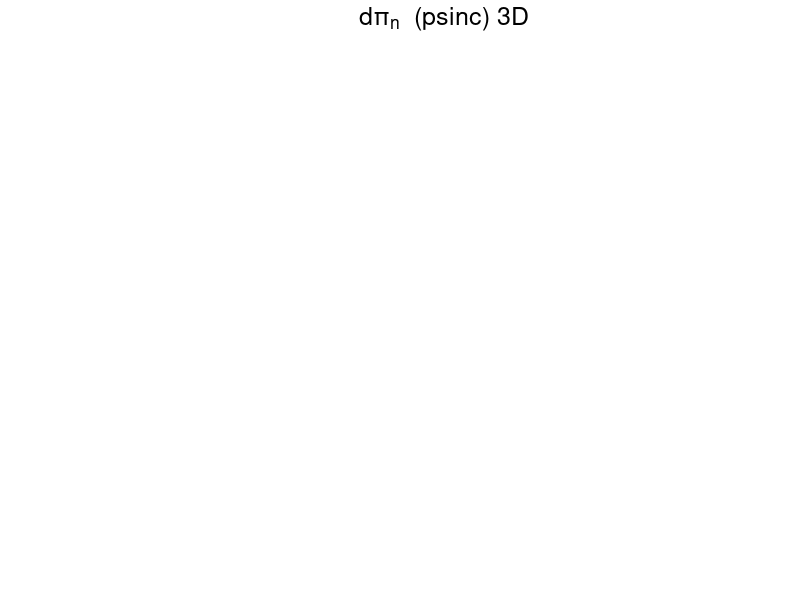

This chart was generated by the following MATLAB code: (Note: this script raises an error after producing the figure.)

% Hint: 
% saving figures as .eps:     print(gcf, 'TestPlot', '-depsc');

%modelstr = '';
%modelstr = 'comp';
modelstr = 'psinc';
%modelstr = 'psinc_w_adv_Ndt=3';
%modelstr = 'psinc_Ndt=3';
%modelstr = 'psinc_w_adv_Ndt=05';

%test_case = 'Equatorial-Long-Wave';
%test_case = 'Internal-Wave-Long-Wave';
%test_case = 'Internal-Wave-Strong-Strat';
%test_case = 'Skamarock-Klemp-Internal-Wave';
%test_case = 'Rising-Bubble';
%test_case = 'Smolarkiewicz-Margolin-Breaking-Wave';
%test_case = 'Straka';
test_case = 'Travelling-Vortex';
%test_case = 'Advection';

slice = 'xy'; % options:  'xy' 'zy' 'full3D'
showmode = 1;
separate_signs = 1;
filledcontours = 1;
fixed_contours = 0;
fixed_contour_step = 0;
no_of_contours = 10;
show_increments = 0;
symmetry = 0;        % in {0,1}
symmetrytest = 0;
showdummycells = 0;

% th0 = -0.0015/300;
% dth = 5e-4/300;
% contour_values = [th0 th0+dth th0+2*dth th0+3*dth th0+4*dth th0+5*dth th0+6*dth th0+7*dth th0+8*dth th0+9*dth th0+10*dth];
dtheta = 0.5e-3/300;
contour_values = [-5*dtheta, -4*dtheta, -3*dtheta, -2*dtheta, -dtheta, 0.0, dtheta, 2*dtheta, 3*dtheta, 4*dtheta, 5*dtheta];
%contour_values = [1.0001 1.0011 1.0022 1.0022 1.0033 1.0044 1.0055 1.0065];
%contour_values = linspace(-0.01,0.01,41) / 288.15;
title_true = 1;

%kmin = 50;
%kmax = 53;
kmin = 0;
kmax = 601;
dk   = 1;

if strcmp(test_case, 'Equatorial-Long-Wave')
    scalefactor = 2.0;
    ncx = 300; 
    ncy = 20;  
    %ncx = 600; 
    %ncy = 80;  
    L   = 8*3000.0 * scalefactor;  % 
    x0  = 0.0*L;
    H   = 10.0;  %
    aspect = [L/H/3 1 1];
    velosc = 100;  % velocity unit of RKLM code
elseif strcmp(test_case, 'Internal-Wave-Long-Wave')
    scalefactor = 2.0;
    ncx = 300; 
    ncy = 20;  
    %ncx = 600; 
    %ncy = 80;  
    L   = 3000.0 * scalefactor;  % 
    x0  = 0.0*L;
    H   = 10.0;  %
    aspect = [L/H/3 1 1];
    velosc = 100;  % velocity unit of RKLM code
elseif strcmp(test_case, 'Internal-Wave-Strong-Strat')
    scalefactor = 1.0;
    ncx = 1200; 
    ncy = 40;  
    L   = 3000.0 * scalefactor;  % 
    x0  = 0.5*L;
    H   = 10.0;  %
    aspect = [80 1 1];
    velosc = 100;  % velocity unit of RKLM code
elseif strcmp(test_case, 'Skamarock-Klemp-Internal-Wave')
    scalefactor = 1.0;
    ncx = 300; 
    ncy = 10;
    ncz = 5;
    L   = 300.0 * scalefactor;  % [km] 
    x0  = 0.5*L;
    H   = 10.0;    % [km] 
    B   = 20.0;    % [km]
    aspect = [16 1 1];
    velosc = 100;  % [m/s] velocity unit of RKLM code
elseif strcmp(test_case, 'Rising-Bubble')
    ncx = 160;  
    ncy =  80;  
    L   = 2.0;  
    x0  = 1.0;
    H   = 1.0; 
    aspect = [1 1 1];
    velosc = 100;  % velocity unit of RKLM code
elseif strcmp(test_case, 'Travelling-Vortex')
    ncx = 64;  % 512; 256;
    ncy = 64;  % 512; 256;
    ncz =  2;  % 512; 256;
    L   = 1.0;  
    x0  = 0.5;
    H   = 1.0;
    B   = 1.0/8.0;
    aspect = [1 1 1];
    velosc = 100;  % velocity unit of RKLM code
elseif strcmp(test_case, 'Straka')
    ncx = 512;  
    ncy = 64;  
    L  = 52.2;  % 
    x0 = 0.0*L;
    H  = 6.4;  %
    aspect = [1 1 1];
    velosc = 100;  % velocity unit of RKLM code
elseif strcmp(test_case, 'Smolarkiewicz-Margolin-Breaking-Wave')
    ncx = 240;  
    ncy = 120;  
    L   = 120.0;  % 
    x0  =  60.0;
    H   =  60.0;  %
    aspect = [1 1 1];
    velosc = 100;  % velocity unit of RKLM code
elseif strcmp(test_case, 'Advection')
    ncx = 31;  
    ncy = 31;  
    ncz = 31;  
    L  = 2.0;  % 
    x0 = 0.0*L;
    H  = 2.0;
    B  = 2.0;%
    aspect = [1 1 1];
    velosc = 100;  % velocity unit of RKLM code
end
    
% auxiliary adjustments of grid parameters
nnx = ncx+1;
dumsx = 2;
if ncy == 1
    nny = 1;
    dumsy = 0;
else
    nny = ncy+1;
    dumsy = 2;
end
if ncz == 1
    nnz = 1;
    dumsz = 0;
else
    nnz = ncz+1;
    dumsz = 2;
end

modelfigstr = strcat('  (',modelstr,')');

rhoY_diff = 0;
rhoZ_diff = 0;
transp    = 0;

folderstring = strcat('/Users/rupert/Documents/Computation/RKLM_Reference/low_Mach_gravity_',modelstr);

% cell-centered fields
%varstr = 'rho'; folderstr = 'rho'; titlestr = 'rho'; ndummy = 2; arraysize = [ncx ncy ncz];
%varstr = 'p'; folderstr = 'p'; titlestr = 'p'; ndummy = 2; arraysize = [ncx ncy ncz];
%varstr = 'S'; folderstr = 'S'; titlestr = 'S'; ndummy = 2; arraysize = [ncx ncy ncz];
%varstr = 'rhoY';  folderstr = 'rhoY'; titlestr = 'rhoY'; ndummy = 2; arraysize = [ncx ncy ncz]; rhoY_diff = 1;
%varstr = 'drhoY';  folderstr = 'drhoY'; titlestr = 'drhoY'; ndummy = 2; arraysize = [ncx ncy ncz];
%varstr = 'Y';  folderstr = 'Y'; titlestr = '\theta'; ndummy = 2; arraysize = [ncx ncy ncz];
%varstr = 'dY';  folderstr = 'dY'; titlestr = 'd\theta'; ndummy = 2; arraysize = [ncx ncy ncz];
%varstr = 'buoy';  folderstr = 'buoy'; titlestr = 'buoy'; ndummy = 2; arraysize = [ncx ncy ncz];
%varstr = 'rhoZp';  folderstr = 'rhoZp'; titlestr = 'rhoZp'; ndummy = 2; arraysize = [ncx ncy ncz];
%varstr = 'rhoZB';  folderstr = 'rhoZB'; titlestr = 'rhoZB'; ndummy = 2; arraysize = [ncx ncy ncz];
%varstr = 'rhoZ';  folderstr = 'rhoZ'; titlestr = 'rhoZ'; ndummy = 2; arraysize = [ncx ncy ncz];
%varstr = 'Z';  folderstr = 'Z'; titlestr = 'Z'; ndummy = 2; arraysize = [ncx ncy ncz]; rhoZ_diff = 0;
%varstr = 'u';  folderstr = 'u'; titlestr = 'u'; ndummy = 2; arraysize = [ncx ncy ncz]; symmetry = -1*symmetry;
%varstr = 'v';  folderstr = 'v'; titlestr = 'v'; ndummy = 2; arraysize = [ncx ncy ncz];
%varstr = 'w';  folderstr = 'w'; titlestr = 'w'; ndummy = 2; arraysize = [ncx ncy ncz];
%varstr = 'qv';  folderstr = 'qv'; titlestr = 'qv'; ndummy = 2; arraysize = [ncx ncy ncz];
%varstr = 'qc';  folderstr = 'qc'; titlestr = 'qc'; ndummy = 2; arraysize = [ncx ncy ncz];
%varstr = 'qr';  folderstr = 'qr'; titlestr = 'qr'; ndummy = 2; arraysize = [ncx ncy ncz];
%varstr = 'flux_rhou';  folderstr = 'fluxes'; titlestr = 'flux_rhou'; ndummy = 2; arraysize = [ncx+1 ncy ncz]; symmetry = -1*symmetry;
%varstr = 'flux_rhov';  folderstr = 'fluxes'; titlestr = 'flux_rhov'; ndummy = 2; arraysize = [ncy+1 ncz ncx]; symmetry = -1*symmetry;
%varstr = 'flux_rhov';  folderstr = 'fluxes'; titlestr = 'flux_rhov'; ndummy = 2; arraysize = [ncz+1 ncx ncy]; symmetry = -1*symmetry;

%varstr = 'p2_c';  folderstr = 'p2_c'; titlestr = '\pi'; ndummy = 2; arraysize = [ncx ncy ncz];
%varstr = 'dp2_c';  folderstr = 'dp2_c'; titlestr = 'd\pi'; ndummy = 2; arraysize = [ncx ncy ncz];
%varstr = 'dpdim';  folderstr = 'dpdime'; titlestr = 'dp [Pa]'; ndummy = 2; arraysize = [ncx ncy ncz];
%varstr = 'rhs_cells';  folderstr = 'rhs_cells'; titlestr = 'rhs_c'; ndummy = 2; arraysize = [ncx ncy ncz];

%varstr = 'p2_n';  folderstr = 'p2_nodes'; titlestr = '\pi_n';    ndummy = 2; arraysize = [nnx nny nnz];
varstr = 'dp2_n';  folderstr = 'dp2_nodes'; titlestr = 'd\pi_n';    ndummy = 2; arraysize = [nnx nny nnz];
%varstr = 'rhs_nodes';  folderstr = 'rhs_nodes'; titlestr = 'rhs_n';    ndummy = 2; arraysize = [nnx nny nnz];
%varstr = 'lap_nodes';  folderstr = 'lap_nodes'; titlestr = 'lap_n';    ndummy = 2; arraysize = [nnx nny nnz];

%varstr = 'advflux_x';  folderstr = 'advflux'; titlestr = 'advflux_x'; ndummy = 2; arraysize = [ncx+1 ncy ncz]; symmetry = -1*symmetry;
%varstr = 'advflux_y';  folderstr = 'advflux'; titlestr = 'advflux_y'; ndummy = 2; arraysize = [ncy+1 ncz ncx]; symmetry = -1*symmetry; transp = 1;
%varstr = 'advflux_z';  folderstr = 'advflux'; titlestr = 'advflux_z'; ndummy = 2; arraysize = [ncz+1 ncx ncy]; symmetry = -1*symmetry; transp = 1;

if strcmp(slice, 'full3D')
    kkmin = 1;
    dkk   = 1;
    kkmax = ncz;
else
    nslice = floor((ncz+2*ndummy)/2);
end


scrsz = get(0,'ScreenSize');
figure1 = figure('Position',[1 scrsz(4)/1.5 scrsz(3)/1.5 scrsz(4)/1.75]);
if title_true
    texthandle = annotation('textbox', [0.45 0.95 0.2 0.05]);
    set(texthandle, 'String', strcat(titlestr,modelfigstr,' 3D'), 'FontSize', 18, 'FontName', 'Helvetica', 'LineStyle', 'none');
end
%set(texthandle, 'String', titlestr, 'FontSize', 14, 'FontName', 'Optima');

for k = kmin:dk:kmax
    kstr = num2str(k);
    if k < 10
        filestr = strcat(folderstring,'/',folderstr,'/',varstr,'_00',kstr,'.hdf');
    else
        if k < 100
            filestr = strcat(folderstring,'/',folderstr,'/',varstr,'_0',kstr,'.hdf');
        else
            filestr = strcat(folderstring,'/',folderstr,'/',varstr,'_',kstr,'.hdf');
        end
    end
    v = hdfread(filestr, '/Data-Set-2', 'Index', {[1  1  1],[1  1  1],[arraysize(1)+2*ndummy  arraysize(2)+2*ndummy  arraysize(3)+2*ndummy]});
    
    if strcmp(slice, 'full3D')

        [nx, ny, nz] = size(v);
        nx = nx - 4;
        ny = ny - 4;
        nz = nz - 4;
        
        dx = L/nx;
        dy = H/ny;
        dz = B/nz;
        
        x = linspace(0.5*dx-(nx/2)*dx,-0.5*dx+(nx/2)*dx,nx);
        y = linspace(0.5*dy,-0.5*dy+ny*dy,ny);
        z = linspace(0.5*dz-(nz/2)*dz,-0.5*dz+(nz/2)*dz,nz);
                
        th = v(3:1:nx+2, 3:1:ny+2, 3:1:nz+2);
                
        % Create contours
        %[X,Y,Z] = meshgrid(x,y,z);
        %contourslice(x,y,z,th,0.0,0.5,0.0);
        %contourslice(X,Y,Z,th,[],[0.33, 0.5, 0.66],[], [1.001, 1.002, 1.003, 1.004, 1.005, 1.006]);

        %isovalue = 1.001;
        %fvc = isocaps(th,isovalue);
        %fvc = isocaps(x,y,z,th,isovalue);
        %patch(fvc);

        % Create contours

        if filledcontours
            for kk = kkmin:dkk:kkmax
                contourf(x,y,transpose(th(:,:,kk)),25,'LineColor','auto');
                colormap Jet;
                colorbar('FontSize',14,'FontName','Helvetica');
                set(gca,'DataAspectRatio', aspect, 'FontSize',18,'FontName','Helvetica');
                pause;
            end
        else
            if fixed_contours
                contour(x,z,th,contour_values,'LineColor','k');
            else
                contour(x,z,th,10,'LineColor','k');
            end
            set(gca,'DataAspectRatio', aspect, 'FontSize',18,'FontName','Helvetica');
        end

        if title_true
            title(strcat(titlestr,kstr));
        end
        % Create xlabel
        xlabel('x','FontSize',18,'FontName','Helvetica');
        
        % Create ylabel
        ylabel('y','FontSize',18,'FontName','Helvetica');

        % Create ylabel
        zlabel('z','FontSize',18,'FontName','Helvetica');

        pause
    else
        
        % for now let's take it slice by slice
        if strcmp(slice, 'xy')
            velo = v(:,:,nslice);
        elseif strcmp(slice, 'zy')
            velo = transpose(reshape(v(nslice,:,:), [arraysize(2)+2*ndummy, arraysize(3)+2*ndummy]));
        end
        
        if strcmp(varstr, 'rhs_nodes')
            velo(1:3,:) = 0.0*velo(1:3,:);
            velo(:,1:3) = 0.0*velo(:,1:3);
            velo(end-2:end,:) = 0.0*velo(end-2:end,:);
            velo(:,end-2:end) = 0.0*velo(:,end-2:end);
        end
        
        % eigenmode test case
        [nx, nz] = size(velo);
        nx = nx - 4;
        nz = nz - 4;
        
        dx = L/nx;
        dz = H/nz;
        
        dth = 8.3333e-04;
        x = linspace(0.5*dx-(nx/2)*dx,-0.5*dx+(nx/2)*dx,nx);
        z = linspace(0.5*dz,-0.5*dz+nz*dz,nz);
        Yt = transpose(velo);
        th = Yt(3:1:nz+2, 3:1:nx+2);
        
        %figure(1);
        %contour(x,z,th, [1+dth 1+2*dth 1+3*dth 1+4*dth 1+5*dth 1+6*dth 1+7*dth 1+8*dth], 'k');
        %set(gca,'DataAspectRatio',[1 1 1]);
        
        
        % Create contour
        if filledcontours
            contourf(x,z,th,25,'LineColor','auto');
            %contourf(x,z,th,[1.01 1.05 1.1 1.15 1.2 1.24],'LineColor','auto');
            colormap Jet
            colorbar('FontSize',14,'FontName','Helvetica')
        else
            if fixed_contours
                contour(x,z,th,contour_values,'LineColor','k');
            else
                contour(x,z,th,10,'LineColor','k');
            end
        end
        set(gca,'DataAspectRatio', aspect, 'FontSize',18,'FontName','Helvetica');
        if title_true
            title(strcat(titlestr,kstr));
        end
        % Create xlabel
        xlabel('x','FontSize',18,'FontName','Helvetica');
        
        % Create ylabel
        ylabel('z','FontSize',18,'FontName','Helvetica');
        
        pause
    end
end
